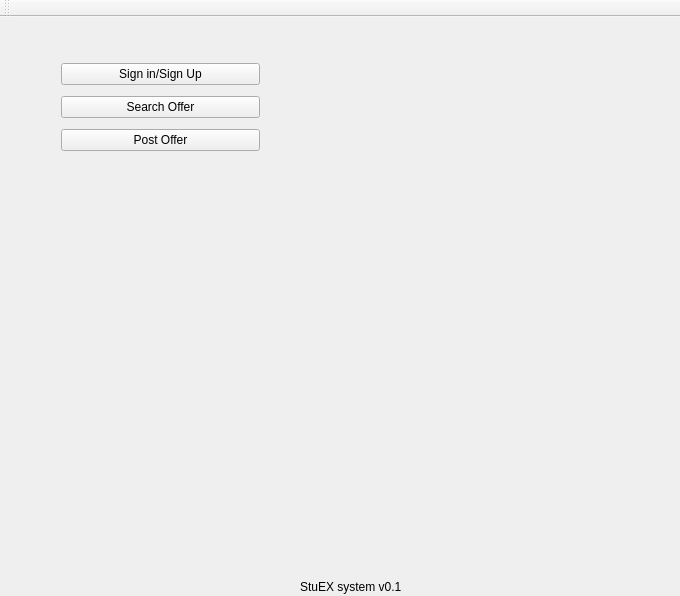
<?xml version="1.0" encoding="UTF-8"?>
<ui version="4.0">
 <class>MainWindow</class>
 <widget class="QMainWindow" name="MainWindow">
  <property name="geometry">
   <rect>
    <x>0</x>
    <y>0</y>
    <width>680</width>
    <height>596</height>
   </rect>
  </property>
  <property name="windowTitle">
   <string>Cheetah Student Exchange</string>
  </property>
  <widget class="QWidget" name="centralWidget">
   <widget class="QWidget" name="layoutWidget">
    <property name="geometry">
     <rect>
      <x>50</x>
      <y>30</y>
      <width>221</width>
      <height>122</height>
     </rect>
    </property>
    <layout class="QVBoxLayout" name="verticalLayout">
     <item>
      <widget class="QPushButton" name="pushButton">
       <property name="text">
        <string>Sign in/Sign Up</string>
       </property>
      </widget>
     </item>
     <item>
      <widget class="QPushButton" name="pushButton_2">
       <property name="text">
        <string>Search Offer</string>
       </property>
      </widget>
     </item>
     <item>
      <widget class="QPushButton" name="pushButton_3">
       <property name="text">
        <string>Post Offer</string>
       </property>
      </widget>
     </item>
    </layout>
   </widget>
   <widget class="QLabel" name="label">
    <property name="geometry">
     <rect>
      <x>300</x>
      <y>560</y>
      <width>141</width>
      <height>19</height>
     </rect>
    </property>
    <property name="text">
     <string>StuEX system v0.1</string>
    </property>
   </widget>
  </widget>
  <widget class="QToolBar" name="toolBar">
   <property name="windowTitle">
    <string>toolBar</string>
   </property>
   <attribute name="toolBarArea">
    <enum>TopToolBarArea</enum>
   </attribute>
   <attribute name="toolBarBreak">
    <bool>false</bool>
   </attribute>
  </widget>
 </widget>
 <layoutdefault spacing="6" margin="11"/>
 <resources/>
 <connections/>
</ui>
